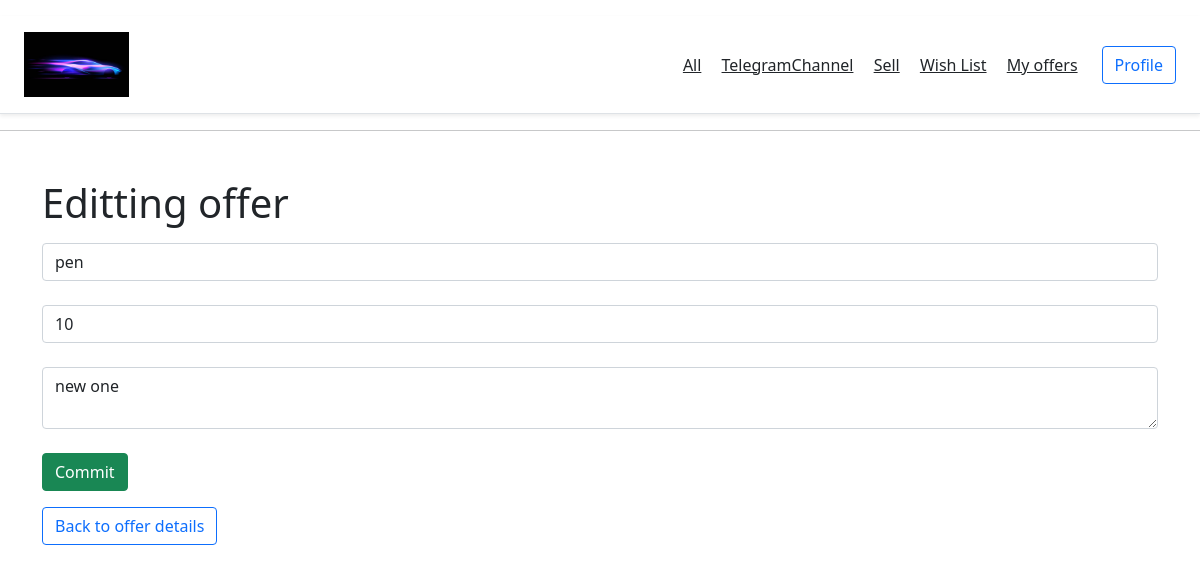
The page /offers/1/update (signed in) on the database its author committed.
### app/models.py (models this page shows, shortened)
class Offer(db.Model):
    id = db.Column(db.Integer, primary_key=True)
    item_name = db.Column(db.String(140))
    price = db.Column(db.Integer, nullable=False)
    descr = db.Column(db.String(140))
    timestamp = db.Column(db.DateTime, index=True, default=datetime.utcnow)
    author_id = db.Column(db.Integer, db.ForeignKey('user.id'))

### app/routes.py (the view)
@app.route('/offers/<int:id>/update', methods=['POST', 'GET'])
@login_required
def offer_update(id):
    offer = Offer.query.get(id)
    if request.method == "POST":
        offer.item_name = request.form['item_name']
        offer.price = request.form['price']
        offer.descr = request.form['descr']
        try:
            db.session.commit()
            return redirect('/offers')
        except:
            return internal_error("An error occured while changing")
    else:
        return render_template("offer_update.html", offer=offer, id=id)

### app/models.py (called while the page is built)
@login.user_loader
def load_user(id):
    return User.query.get(int(id))

### app/templates/offer_update.html (shortened to what this page needs)
{% extends 'base.html' %}
{% block body%}
<div class="container mt-5">
  <h1>Editting offer</h1>
  <form method="post">
    <input type="text" name="item_name" id="item_name" class="form-control" value="{{ offer.item_name }}"><br>
    <input type="number" name="price" id="price" class="form-control" value="{{ offer.price }}"><br>
    <textarea name="descr" id="descr" class="form-control">{{ offer.descr }}</textarea><br>
    <input type="submit" class="btn btn-success" value="Commit"><br>
  </form>
  <a class="btn btn-outline-primary"<a href="{{ url_for('offer_detail', id=id) }}">Back to offer details</a> </a>
</div>
{% endblock %}

### rows shown on the page
Offer: item_name "pen", price "10", descr "new one"
